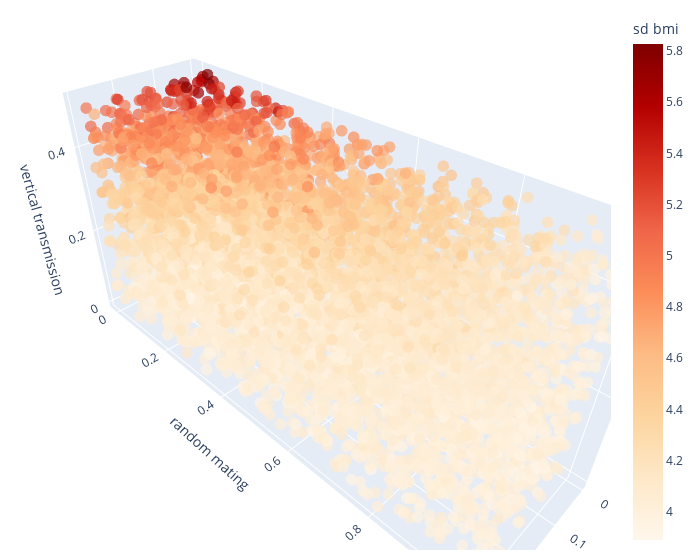

The notebook cell saved with this chart:
### Markdown cell above
## SD BMI

### Code cell
ef = Sensitivity(problem, df['sd_bmi'], X)
ef.score('efast')
ef.plot(save=True, filepath= plots_path + 'vt-efast-sd-bmi-test.pdf',
    move=True, moving_path= '../manuscript/plots/')
ef.plot3D(labels={'outcome':'sd bmi', 'y':'random mating', 'x':'fertility', 'z':'vertical transmission'})

sav['ef_sd_s1'] = ef.tabval('S1')
sav['ef_sd_st'] = ef.tabval('ST')

# save output
v = ef.createRows(sav)
joblib.dump(v, 'efast-vt.pkl')

### Figure 1 — Plotly figure (JSON) as saved in the notebook; plotly's stock layout.template omitted (floating-point values rounded to 4 significant figures; data arrays with more than 128 entries replaced by an {"elided": "..."} marker saying what was removed)
{"data": [{"hovertemplate": "p_fertility_factor=%{x}<br>p_random_mating=%{y}<br>p_vertical_trans_variance=%{z}<br>sd_bmi=%{marker.color}<extra></extra>", "legendgroup": "", "marker": {"color": {"elided": "6000 float values"}, "coloraxis": "coloraxis", "opacity": 0.7, "size": 4, "symbol": "circle"}, "mode": "markers", "name": "", "scene": "scene", "showlegend": false, "type": "scatter3d", "x": {"elided": "6000 float values"}, "y": {"elided": "6000 float values"}, "z": {"elided": "6000 float values"}}], "layout": {"coloraxis": {"colorbar": {"title": {"text": "sd bmi"}}, "colorscale": [[0.0, "rgb(255,247,236)"], [0.125, "rgb(254,232,200)"], [0.25, "rgb(253,212,158)"], [0.375, "rgb(253,187,132)"], [0.5, "rgb(252,141,89)"], [0.625, "rgb(239,101,72)"], [0.75, "rgb(215,48,31)"], [0.875, "rgb(179,0,0)"], [1.0, "rgb(127,0,0)"]]}, "legend": {"tracegroupgap": 0}, "margin": {"b": 10, "l": 10, "r": 20, "t": 10}, "scene": {"domain": {"x": [0.0, 1.0], "y": [0.0, 1.0]}, "xaxis": {"title": {"text": "fertility"}}, "yaxis": {"title": {"text": "random mating"}}, "zaxis": {"title": {"text": "vertical transmission"}}}, "width": 700}}
